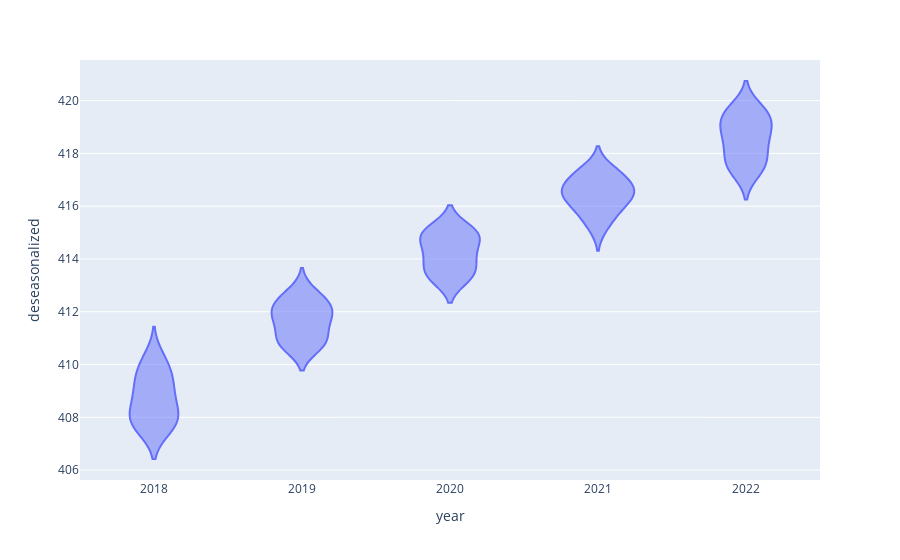

The cell this chart's notebook holds for it:
### Code cell
fig = px.violin(co2_rec, x='year', y='deseasonalized')

fig.show()

### Figure 1 — Plotly figure (JSON) as saved in the notebook; plotly's stock layout.template omitted (floating-point values rounded to 4 significant figures)
{"data": [{"alignmentgroup": "True", "box": {"visible": false}, "hovertemplate": "year=%{x}<br>deseasonalized=%{y}<extra></extra>", "legendgroup": "", "marker": {"color": "#636efa"}, "name": "", "offsetgroup": "", "orientation": "v", "scalegroup": "True", "showlegend": false, "type": "violin", "x": [2018, 2018, 2018, 2018, 2018, 2018, 2018, 2018, 2018, 2018, 2018, 2018, 2019, 2019, 2019, 2019, 2019, 2019, 2019, 2019, 2019, 2019, 2019, 2019, 2020, 2020, 2020, 2020, 2020, 2020, 2020, 2020, 2020, 2020, 2020, 2020, 2021, 2021, 2021, 2021, 2021, 2021, 2021, 2021, 2021, 2021, 2021, 2021, 2022, 2022, 2022, 2022, 2022, 2022, 2022, 2022, 2022, 2022, 2022, 2022], "x0": " ", "xaxis": "x", "y": [407.8, 407.6, 408.1, 407.6, 408.0, 408.6, 408.6, 409.2, 409.3, 409.6, 410.2, 410.0, 410.7, 411.0, 410.7, 410.9, 411.5, 411.8, 411.6, 412.1, 412.3, 412.1, 412.5, 412.7, 413.3, 413.4, 413.3, 413.7, 413.9, 414.2, 414.3, 414.7, 415.1, 414.9, 415.1, 415.0, 415.2, 415.8, 416.2, 416.3, 415.7, 416.6, 416.6, 416.4, 416.9, 417.3, 417.0, 417.4, 417.8, 418.3, 417.3, 417.5, 417.6, 418.6, 418.6, 419.1, 419.5, 419.1, 419.5, 419.7], "y0": " ", "yaxis": "y"}], "layout": {"legend": {"tracegroupgap": 0}, "margin": {"t": 60}, "violinmode": "group", "xaxis": {"anchor": "y", "domain": [0, 1], "title": {"text": "year"}}, "yaxis": {"anchor": "x", "domain": [0, 1], "title": {"text": "deseasonalized"}}}}
